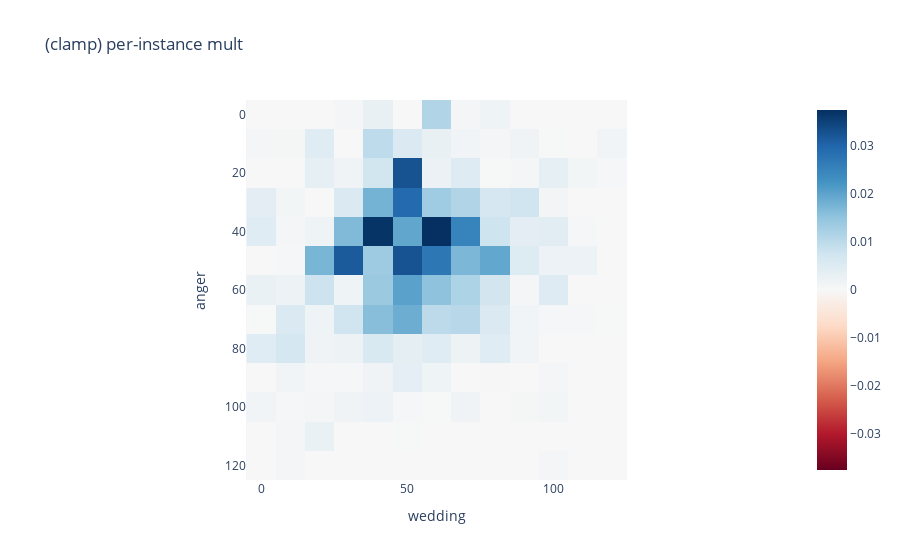

This figure's notebook cell:
### Code cell
c_per_instance_mults = torch.zeros((len(c_scales), len(c_scales)))

for d in c_gen_log:
    scale1, scale2 = d['scales']
    i = scales.index(scale1)
    j = scales.index(scale2)
    s1 = d['scores_1']
    s1 = [(x - 1) / 9 for x in s1]
    s2 = d['scores_2']
    s2 = [(x - 1) / 9 for x in s2]
    coh = d['coherence_scores']
    coh = [(x - 1) / 9 for x in coh]
    total = sum([a*b*c for a, b, c in zip(s1, s2, coh)])
    total = total / len(s1)
    c_per_instance_mults[i, j] = total


fig = px.imshow(c_per_instance_mults, x=c_scales, y=c_scales,
            title=f"(clamp) per-instance mult",labels={'x': feature_descriptions[1], 'y': feature_descriptions[0]},
            color_continuous_scale="RdBu", color_continuous_midpoint=0)
fig.show()

### Figure 1 — Plotly figure (JSON) as saved in the notebook; plotly's stock layout.template omitted (floating-point values rounded to 4 significant figures; data arrays with more than 128 entries replaced by an {"elided": "..."} marker saying what was removed)
{"data": [{"coloraxis": "coloraxis", "hovertemplate": "wedding: %{x}<br>anger: %{y}<br>color: %{z}<extra></extra>", "name": "0", "type": "heatmap", "x": [0, 10, 20, 30, 40, 50, 60, 70, 80, 90, 100, 110, 120], "xaxis": "x", "y": [0, 10, 20, 30, 40, 50, 60, 70, 80, 90, 100, 110, 120], "yaxis": "y", "z": {"elided": "13x13 float values"}}], "layout": {"coloraxis": {"cmid": 0, "colorscale": [[0, "rgb(103,0,31)"], [0.1, "rgb(178,24,43)"], [0.2, "rgb(214,96,77)"], [0.3, "rgb(244,165,130)"], [0.4, "rgb(253,219,199)"], [0.5, "rgb(247,247,247)"], [0.6, "rgb(209,229,240)"], [0.7, "rgb(146,197,222)"], [0.8, "rgb(67,147,195)"], [0.9, "rgb(33,102,172)"], [1, "rgb(5,48,97)"]]}, "title": {"text": "(clamp) per-instance mult"}, "xaxis": {"anchor": "y", "constrain": "domain", "domain": [0, 1], "scaleanchor": "y", "title": {"text": "wedding"}}, "yaxis": {"anchor": "x", "autorange": "reversed", "constrain": "domain", "domain": [0, 1], "title": {"text": "anger"}}}}
